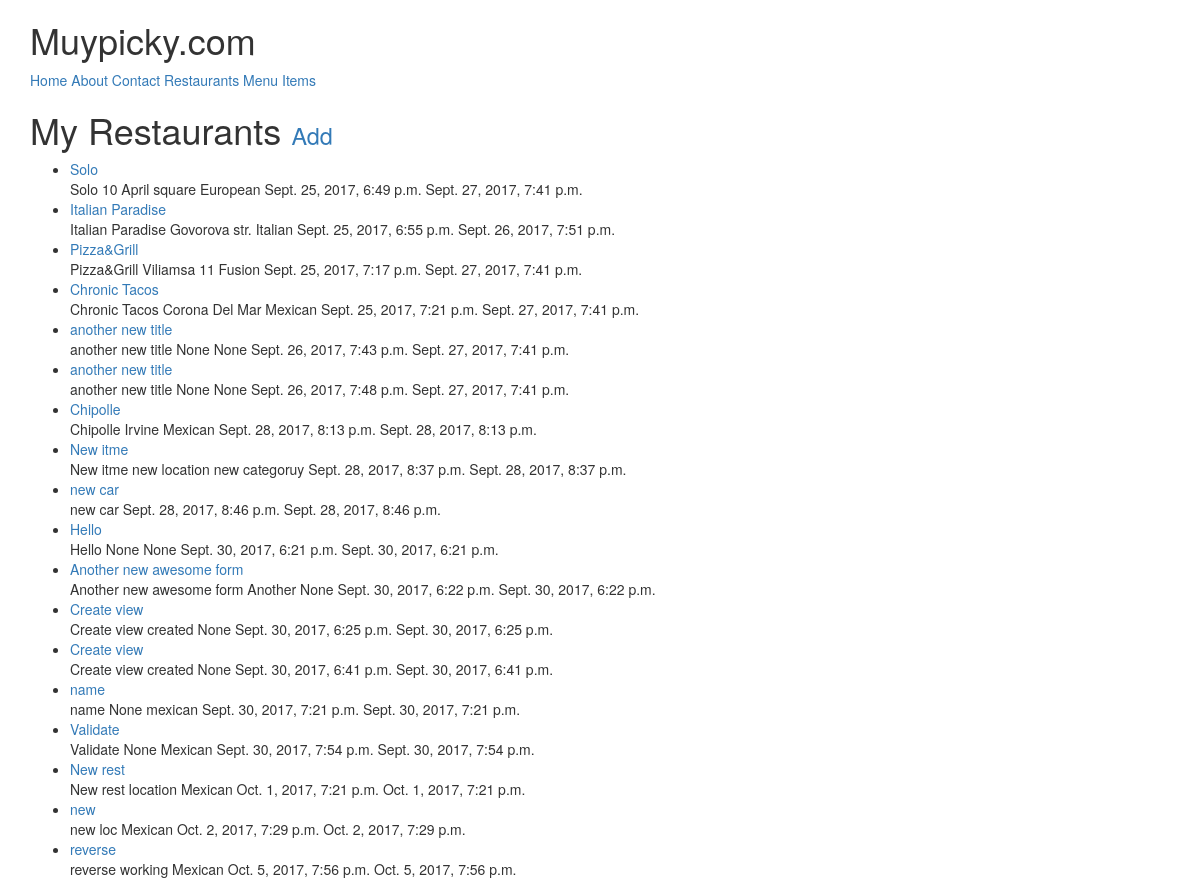
Page /restaurants/ (signed in) on the earlier database version.
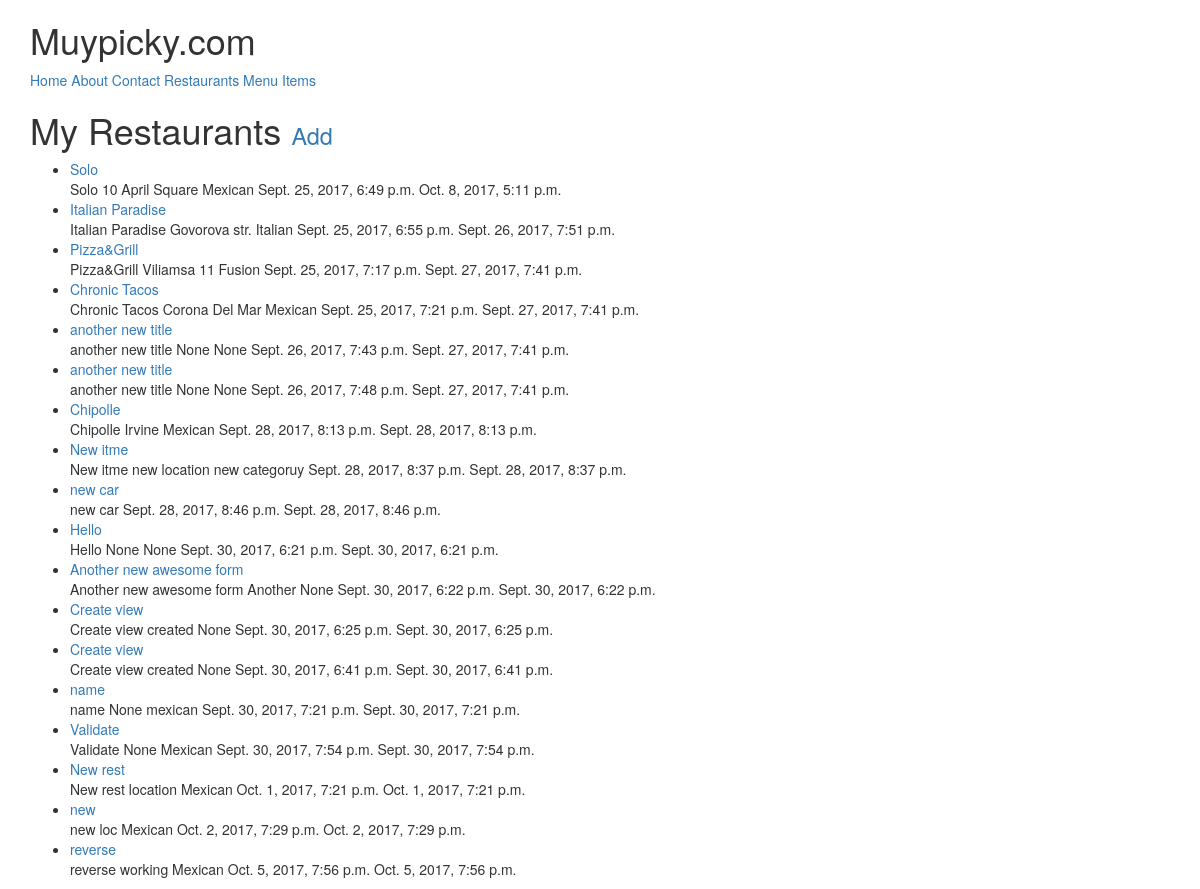
Same page on the later database version.
### restaurants/models.py (models this page shows, shortened)
class Restaurant(models.Model):
    owner           = models.ForeignKey(User) # class_instance.model_set.all()
    name            = models.CharField(max_length=120)
    location        = models.CharField(max_length=120, null=True, blank=True)
    category        = models.CharField(max_length=120, null=True, blank=True, validators=[validate_category])
    timestamp       = models.DateTimeField(auto_now_add=True)
    updated         = models.DateTimeField(auto_now=True)
    slug            = models.SlugField(null=True, blank=True)
    objects = RestaurantManager()
    def __str__(self):
        return self.name
    def get_absolute_urls(self):
        return reverse('restaurants:detail', kwargs={'slug': self.slug})

### restaurants/views.py (the view)
class RestaurantListView(LoginRequiredMixin, ListView):
    def get_queryset(self):
        return Restaurant.objects.filter(owner=self.request.user)

### restaurants/models.py (called while the page is built)
    def get_queryset(self):
        return RestaurantQuerySet(self.model, using=self._db)

### restaurants/templates/restaurants/restaurant_list.html (shortened to what this page needs)
{% extends "base.html" %}
{% block content %}
<h1>My Restaurants <small> <a href='{% url "restaurants:create" %}'> Add</a></small></h1>
<ul>
    {% for obj in object_list %}
    <li><a href='{{ obj.get_absolute_urls }}'>{{ obj }} </a><br/>
        {{ obj.name }} {{obj.location}} {{obj.category}} {{obj.timestamp}} {{obj.updated}}
    </li>
{% empty %}
    <li><a href='{% url "restaurants:create" %}'> Add One</a></li>
    {% endfor %}
</ul>
{% endblock %}

Differences in the rows shown:
changed Restaurant "Solo": location "10 April square" → "10 April Square"; category "European" → "Mexican"; updated "Sept. 27, 2017, 7:41 p.m." → "Oct. 8, 2017, 5:11 p.m."
